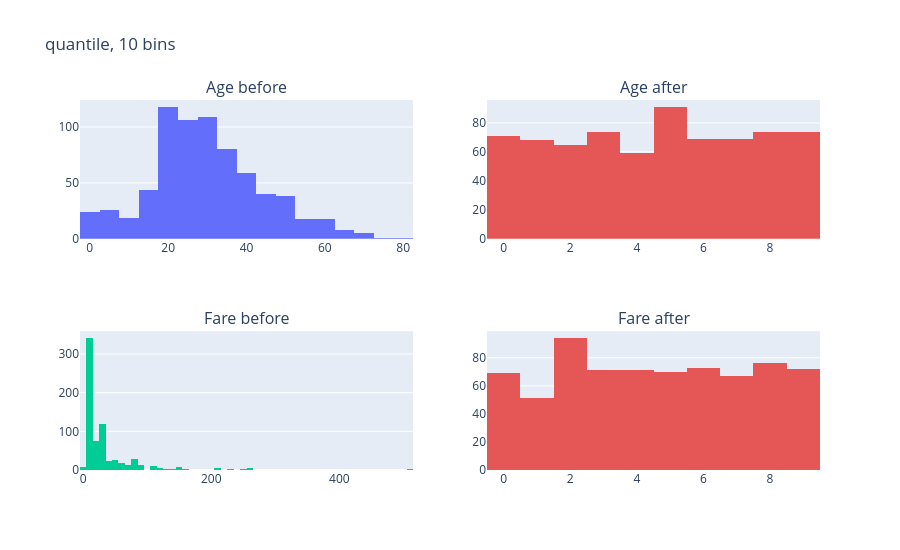

The notebook cell this image was saved under:
### Markdown cell above
## 2. Trying every strategy and number of bins

### Code cell
# one function: bin both columns, report the CV accuracy, plot before and after
def discretize(bins, strategy):
    trf = ColumnTransformer([
        ("age", KBinsDiscretizer(n_bins=bins, encode="ordinal", strategy=strategy), ["Age"]),
        ("fare", KBinsDiscretizer(n_bins=bins, encode="ordinal", strategy=strategy), ["Fare"]),
    ])
    pipe = make_pipeline(trf, DecisionTreeClassifier(random_state=0))
    print(strategy, bins, "CV accuracy:", round(cross_val_score(pipe, X, y, cv=10).mean(), 4))

    X_trf = trf.fit_transform(X)
    fig = make_subplots(2, 2, subplot_titles=["Age before", "Age after", "Fare before", "Fare after"])
    fig.add_histogram(x=X["Age"], row=1, col=1)
    fig.add_histogram(x=X_trf[:, 0], marker_color="#E45756", row=1, col=2)
    fig.add_histogram(x=X["Fare"], row=2, col=1)
    fig.add_histogram(x=X_trf[:, 1], marker_color="#E45756", row=2, col=2)
    fig.update_layout(showlegend=False, height=550, title=f"{strategy}, {bins} bins")
    fig.show()

discretize(10, "quantile")

### Figure 1 — Plotly figure (JSON) as saved in the notebook; plotly's stock layout.template omitted (floating-point values rounded to 4 significant figures; data arrays with more than 128 entries replaced by an {"elided": "..."} marker saying what was removed)
{"data": [{"type": "histogram", "x": {"elided": "714 float values"}, "xaxis": "x", "yaxis": "y"}, {"marker": {"color": "#E45756"}, "type": "histogram", "x": {"elided": "714 float values"}, "xaxis": "x2", "yaxis": "y2"}, {"type": "histogram", "x": {"elided": "714 float values"}, "xaxis": "x3", "yaxis": "y3"}, {"marker": {"color": "#E45756"}, "type": "histogram", "x": {"elided": "714 float values"}, "xaxis": "x4", "yaxis": "y4"}], "layout": {"annotations": [{"font": {"size": 16}, "showarrow": false, "text": "Age before", "x": 0.225, "xanchor": "center", "xref": "paper", "y": 1.0, "yanchor": "bottom", "yref": "paper"}, {"font": {"size": 16}, "showarrow": false, "text": "Age after", "x": 0.775, "xanchor": "center", "xref": "paper", "y": 1.0, "yanchor": "bottom", "yref": "paper"}, {"font": {"size": 16}, "showarrow": false, "text": "Fare before", "x": 0.225, "xanchor": "center", "xref": "paper", "y": 0.375, "yanchor": "bottom", "yref": "paper"}, {"font": {"size": 16}, "showarrow": false, "text": "Fare after", "x": 0.775, "xanchor": "center", "xref": "paper", "y": 0.375, "yanchor": "bottom", "yref": "paper"}], "height": 550, "showlegend": false, "title": {"text": "quantile, 10 bins"}, "xaxis": {"anchor": "y", "domain": [0.0, 0.45]}, "xaxis2": {"anchor": "y2", "domain": [0.55, 1.0]}, "xaxis3": {"anchor": "y3", "domain": [0.0, 0.45]}, "xaxis4": {"anchor": "y4", "domain": [0.55, 1.0]}, "yaxis": {"anchor": "x", "domain": [0.625, 1.0]}, "yaxis2": {"anchor": "x2", "domain": [0.625, 1.0]}, "yaxis3": {"anchor": "x3", "domain": [0.0, 0.375]}, "yaxis4": {"anchor": "x4", "domain": [0.0, 0.375]}}}
